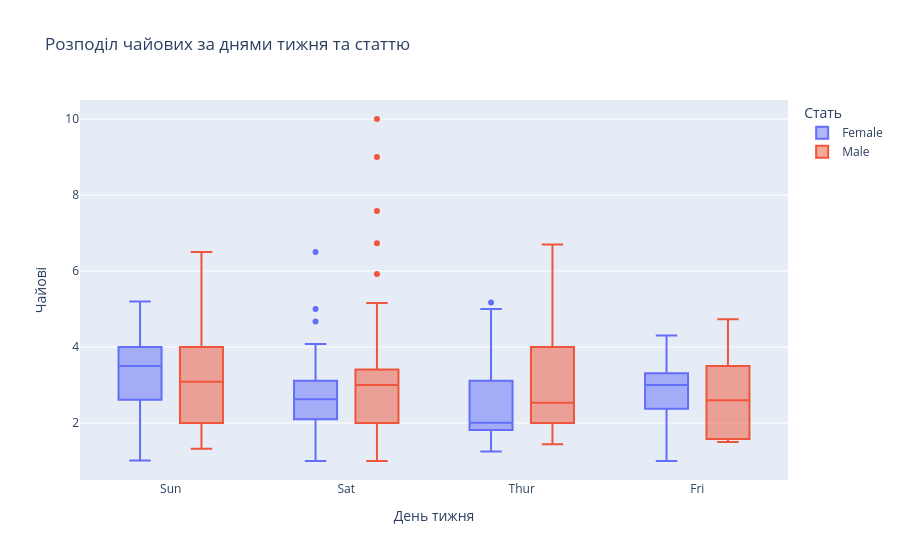

The cell this chart's notebook holds for it:
### Markdown cell above
---

**6. Інтерактивний box plot: чайові за днями та статтю**

Створіть інтерактивний box plot для чайових за днями тижня з розбивкою за кольором по статі.

### Code cell
# Створення інтерактивного коробчатого графіка (box plot) для чайових (tip) за днями тижня (day) з кольором за статтю (sex)
fig = px.box(df, x = 'day', y = 'tip', color = 'sex', title = 'Розподіл чайових за днями тижня та статтю',
                labels = {'day': 'День тижня', 'tip': 'Чайові', 'sex': 'Стать'})

# Виведення графіка
fig.show()

### Figure 1 — Plotly figure (JSON) as saved in the notebook; plotly's stock layout.template omitted (floating-point values rounded to 4 significant figures; data arrays with more than 128 entries replaced by an {"elided": "..."} marker saying what was removed)
{"data": [{"alignmentgroup": "True", "hovertemplate": "Стать=Female<br>День тижня=%{x}<br>Чайові=%{y}<extra></extra>", "legendgroup": "Female", "marker": {"color": "#636efa"}, "name": "Female", "notched": false, "offsetgroup": "Female", "orientation": "v", "showlegend": true, "type": "box", "x": ["Sun", "Sun", "Sun", "Sun", "Sun", "Sun", "Sat", "Sat", "Sat", "Sat", "Sat", "Sat", "Sun", "Sun", "Sat", "Sat", "Sat", "Sat", "Sat", "Sat", "Sat", "Thur", "Thur", "Fri", "Fri", "Fri", "Fri", "Fri", "Sat", "Sat", "Sat", "Sat", "Sat", "Sun", "Sun", "Thur", "Thur", "Thur", "Thur", "Thur", "Thur", "Thur", "Thur", "Thur", "Thur", "Thur", "Thur", "Thur", "Thur", "Thur", "Thur", "Thur", "Thur", "Thur", "Thur", "Thur", "Thur", "Sun", "Sun", "Sun", "Sun", "Sun", "Sat", "Sat", "Sun", "Sun", "Sun", "Thur", "Thur", "Thur", "Thur", "Thur", "Thur", "Thur", "Sat", "Sat", "Sat", "Sat", "Sat", "Fri", "Fri", "Fri", "Fri", "Sat", "Sat", "Sat", "Thur"], "x0": " ", "xaxis": "x", "y": [1.01, 3.61, 5.0, 3.02, 1.67, 3.5, 2.75, 2.23, 3.0, 3.0, 2.45, 3.07, 2.6, 5.2, 1.5, 2.47, 1.0, 3.0, 3.14, 5.0, 2.2, 1.83, 5.17, 1.0, 4.3, 3.25, 2.5, 3.0, 2.5, 3.48, 4.08, 4.0, 1.0, 4.0, 3.5, 1.5, 1.8, 2.92, 1.68, 2.52, 4.2, 2.0, 2.0, 2.83, 1.5, 2.0, 3.25, 1.25, 2.0, 2.0, 2.75, 3.5, 5.0, 2.3, 1.5, 1.36, 1.63, 5.14, 3.75, 2.61, 2.0, 3.0, 1.61, 2.0, 4.0, 3.5, 3.5, 4.19, 5.0, 2.0, 2.01, 2.0, 2.5, 3.23, 2.23, 2.5, 6.5, 1.1, 3.09, 3.48, 3.0, 2.5, 2.0, 2.88, 4.67, 2.0, 3.0], "y0": " ", "yaxis": "y"}, {"alignmentgroup": "True", "hovertemplate": "Стать=Male<br>День тижня=%{x}<br>Чайові=%{y}<extra></extra>", "legendgroup": "Male", "marker": {"color": "#EF553B"}, "name": "Male", "notched": false, "offsetgroup": "Male", "orientation": "v", "showlegend": true, "type": "box", "x": {"elided": "157 str values"}, "x0": " ", "xaxis": "x", "y": {"elided": "157 float values"}, "y0": " ", "yaxis": "y"}], "layout": {"boxmode": "group", "legend": {"title": {"text": "Стать"}, "tracegroupgap": 0}, "title": {"text": "Розподіл чайових за днями тижня та статтю"}, "xaxis": {"anchor": "y", "domain": [0, 1], "title": {"text": "День тижня"}}, "yaxis": {"anchor": "x", "domain": [0, 1], "title": {"text": "Чайові"}}}}
